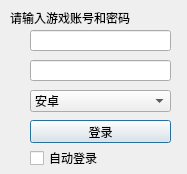
<?xml version="1.0" encoding="UTF-8"?>
<ui version="4.0">
 <class>Frame_user_login</class>
 <widget class="QDialog" name="Frame_user_login">
  <property name="geometry">
   <rect>
    <x>0</x>
    <y>0</y>
    <width>187</width>
    <height>174</height>
   </rect>
  </property>
  <property name="windowTitle">
   <string>帐号登录</string>
  </property>
  <property name="windowIcon">
   <iconset>
    <normaloff>icon/icon.png</normaloff>icon/icon.png</iconset>
  </property>
  <widget class="QLineEdit" name="ed_username">
   <property name="geometry">
    <rect>
     <x>30</x>
     <y>30</y>
     <width>141</width>
     <height>21</height>
    </rect>
   </property>
  </widget>
  <widget class="QLineEdit" name="ed_password">
   <property name="geometry">
    <rect>
     <x>30</x>
     <y>60</y>
     <width>141</width>
     <height>21</height>
    </rect>
   </property>
  </widget>
  <widget class="QLabel" name="label">
   <property name="geometry">
    <rect>
     <x>10</x>
     <y>30</y>
     <width>16</width>
     <height>21</height>
    </rect>
   </property>
   <property name="text">
    <string/>
   </property>
   <property name="pixmap">
    <pixmap>icon/mine.png</pixmap>
   </property>
   <property name="scaledContents">
    <bool>true</bool>
   </property>
  </widget>
  <widget class="QLabel" name="label_2">
   <property name="geometry">
    <rect>
     <x>10</x>
     <y>60</y>
     <width>16</width>
     <height>21</height>
    </rect>
   </property>
   <property name="text">
    <string/>
   </property>
   <property name="pixmap">
    <pixmap>icon/lock.png</pixmap>
   </property>
   <property name="scaledContents">
    <bool>true</bool>
   </property>
  </widget>
  <widget class="QComboBox" name="cb_server">
   <property name="geometry">
    <rect>
     <x>30</x>
     <y>90</y>
     <width>141</width>
     <height>22</height>
    </rect>
   </property>
   <item>
    <property name="text">
     <string>安卓</string>
    </property>
   </item>
   <item>
    <property name="text">
     <string>ios</string>
    </property>
   </item>
   <item>
    <property name="text">
     <string>台服</string>
    </property>
   </item>
   <item>
    <property name="text">
     <string>日服</string>
    </property>
   </item>
   <item>
    <property name="text">
     <string>国际服</string>
    </property>
   </item>
  </widget>
  <widget class="QLabel" name="label_4">
   <property name="geometry">
    <rect>
     <x>10</x>
     <y>10</y>
     <width>161</width>
     <height>16</height>
    </rect>
   </property>
   <property name="text">
    <string>请输入游戏账号和密码</string>
   </property>
  </widget>
  <widget class="QLabel" name="label_3">
   <property name="geometry">
    <rect>
     <x>10</x>
     <y>90</y>
     <width>16</width>
     <height>21</height>
    </rect>
   </property>
   <property name="text">
    <string/>
   </property>
   <property name="pixmap">
    <pixmap>icon/server.png</pixmap>
   </property>
   <property name="scaledContents">
    <bool>true</bool>
   </property>
  </widget>
  <widget class="QPushButton" name="bt_close">
   <property name="geometry">
    <rect>
     <x>30</x>
     <y>120</y>
     <width>141</width>
     <height>23</height>
    </rect>
   </property>
   <property name="text">
    <string>登录</string>
   </property>
   <property name="icon">
    <iconset>
     <normaloff>icon/login.png</normaloff>icon/login.png</iconset>
   </property>
  </widget>
  <widget class="QCheckBox" name="checkBox">
   <property name="geometry">
    <rect>
     <x>30</x>
     <y>150</y>
     <width>71</width>
     <height>16</height>
    </rect>
   </property>
   <property name="text">
    <string>自动登录</string>
   </property>
  </widget>
 </widget>
 <resources/>
 <connections/>
</ui>
